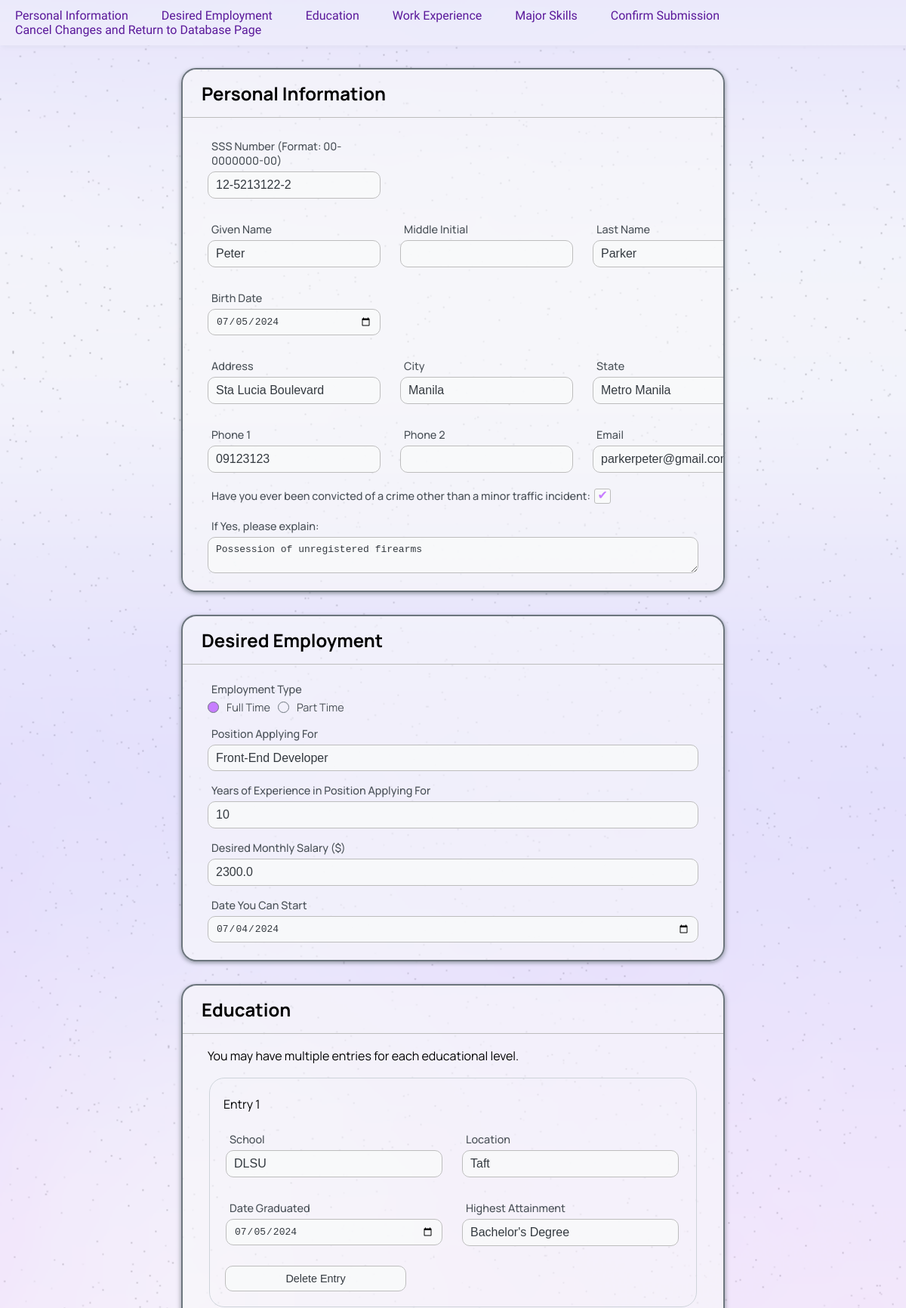
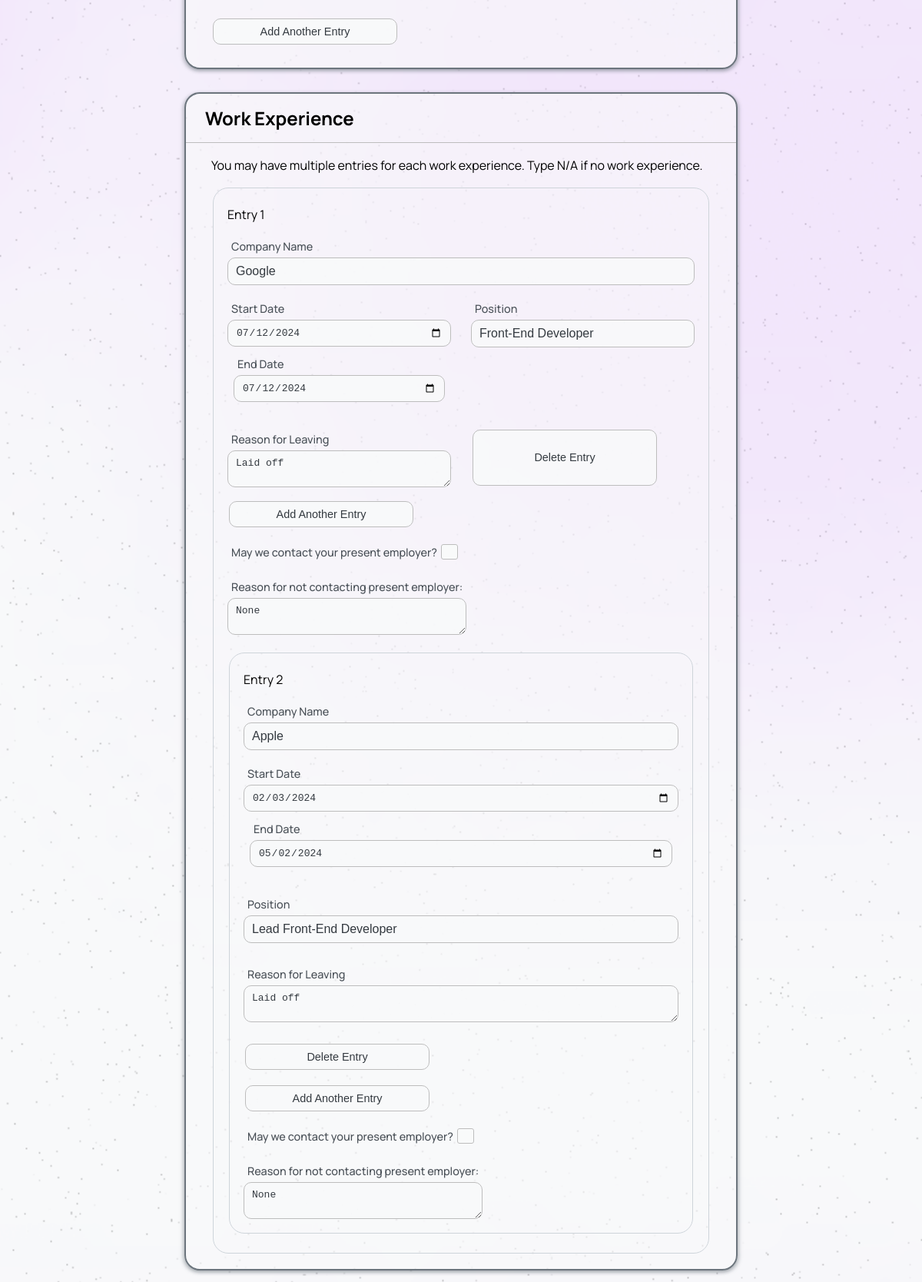
The app's page /update-page/12-5213122-2 (upper part) with its own data (2 pictures, top to bottom).
### tables this page shows
CREATE TABLE APPLICANT_TABLE (
            sss_number TEXT PRIMARY KEY,
            given_name TEXT NOT NULL,
            last_name TEXT NOT NULL,
            middle_initial TEXT,
            suffix TEXT,
            birth_date DATE NOT NULL,
            address TEXT NOT NULL,
            city TEXT NOT NULL,
            state TEXT NOT NULL,
            zip_code TEXT NOT NULL,
            phone_1 TEXT NOT NULL,
            phone_2 TEXT,
            email TEXT NOT NULL,
            criminal_conviction_status BOOOLEAN NOT NULL,
            reason_for_conviction TEXT
        );

CREATE TABLE EMPLOYMENT_TABLE (employment_info_key INTEGER PRIMARY KEY AUTOINCREMENT, employment_type TEXT NOT NULL, position_applying_for TEXT NOT NULL, years_of_experience INTEGER, desired_salary REAL NOT NULL, start_date DATE NOT NULL);

CREATE TABLE EDUCATION_TABLE (
            education_key INTEGER PRIMARY KEY AUTOINCREMENT,
            sss_number TEXT NOT NULL,
            school TEXT NOT NULL,
            location TEXT NOT NULL,
            date_graduated DATE NOT NULL,
            attainment TEXT NOT NULL,
            FOREIGN KEY (sss_number) REFERENCES APPLICANT_TABLE (sss_number)
        );

CREATE TABLE WORK_EXPERIENCE_TABLE (work_experience_key INTEGER PRIMARY KEY AUTOINCREMENT, sss_number TEXT NOT NULL, company_name TEXT, period_start DATE, period_end DATE, position TEXT, reason_for_leaving TEXT, contact_present_employer BOOLEAN, why_not_contact TEXT, name_of_supervisor TEXT, supervisor_contact TEXT, FOREIGN KEY (sss_number) REFERENCES APPLICANT_TABLE (sss_number));

### app1.py (the view)
@app.route('/update-page/<string:sss_number>', methods=['GET'])
def update_page(sss_number):
    try:
        conn = get_db_connection()
        applicant_data = conn.execute('SELECT * FROM APPLICANT_TABLE WHERE sss_number = ?', (sss_number,)).fetchone()
        employment_data = conn.execute('SELECT * FROM EMPLOYMENT_TABLE WHERE employment_info_key IN (SELECT employment_info_key FROM GENERAL_TABLE WHERE sss_number = ?)', (sss_number,)).fetchone()
        education_data = conn.execute('SELECT * FROM EDUCATION_TABLE WHERE sss_number = ?', (sss_number,)).fetchall()
        work_experience_data = conn.execute('SELECT * FROM WORK_EXPERIENCE_TABLE WHERE sss_number = ?', (sss_number,)).fetchall()
        general_data = conn.execute('SELECT * FROM GENERAL_TABLE WHERE sss_number = ?', (sss_number,)).fetchone()
        conn.close()
    except Exception as e:
        print(f"Error: {str(e)}")
        applicant_data = None
    return render_template('update_form.html',
                           applicant_data=applicant_data,
                           employment_data=employment_data ,
                           general_data=general_data,
                           education_data=education_data,
                           work_experience_data=work_experience_data)

### app1.py (called while the page is built)
def get_db_connection():
    conn = sqlite3.connect(DATABASE)
    conn.row_factory = sqlite3.Row
    return conn

### templates/update_form.html (shortened to what this page needs)
{% extends 'base.html' %}
{% block body%}
<header class="application_header">
    <nav>
        <ul class="nav-links">
            <li><a href="#personal-information">Personal Information</a></li>
            <li><a href="#desired-employment">Desired Employment</a></li>
            <li><a href="#education">Education</a></li>
            <li><a href="#work-experience">Work Experience</a></li>
            <li><a href="#major-skills">Major Skills</a></li>
            <li><a href="#confirm-submission">Confirm Submission</a></li>
            <li><a href="{{ url_for('view_database') }}">Cancel Changes and Return to Database Page</a></li>
        </ul>
    </nav>
</header>
<form method="POST" action="{{ url_for('update', sss_number=applicant_data.sss_number) }}">
    <section id="personal-information" class="form-section">
        <div class="section-title-container">
            <h1 class="section-title">Personal Information</h1>
        </div>
        <div class="all-inputs-container">
            <div class="grid-inputs-container">
                <div class="input-box sss-number-div">
                    <label for="sss_number" class="input-label">SSS Number (Format: 00-0000000-00)</label>
                    <input type="text" id="sss_number" name="sss_number" pattern="\d{2}-\d{7}-\d{1}" value="{{ applicant_data.sss_number }}" required>
                </div>
                <div class="name-div">
                    <div class="input-box">
                        <label for="given_name" class="input-label">Given Name</label>
                        <input type="text" id="given_name" name="given_name" value="{{ applicant_data.given_name }}" required>
                    </div>
                    <div class="input-box">
                        <label for="middle_initial" class="input-label">Middle Initial</label>
                        <input type="text" id="middle_initial" name="middle_initial" value="{{ applicant_data.middle_initial }}">
                    </div>
                    <div class="input-box">
                        <label for="last_name" class="input-label">Last Name</label>
                        <input type="text" id="last_name" name="last_name" value="{{ applicant_data.last_name }}" required>
                    </div>
                </div>
                <div class="input-box">
                    <label for="birth_date" class="input-label">Birth Date</label>
                    <input type="date" id="birth_date" name="birth_date" value="{{ applicant_data.birth_date }}" required>
                </div>
                <div class="address-div">
                    <div class="input-box">
                        <label for="address" class="input-label">Address</label>
                        <input type="text" id="address" name="address" value="{{ applicant_data.address }}" required>
                    </div>
                    <div class="input-box">
                        <label for="city" class="input-label">City</label>
                        <input type="text" id="city" name="city" value="{{ applicant_data.city }}" required>
                    </div>
                    <div class="input-box">
                        <label for="state" class="input-label">State</label>
                        <input type="text" id="state" name="state" value="{{ applicant_data.state }}" required>
                    </div>
                </div>
                <div class="contacts-div">
                    <div class="input-box">
                        <label for="phone_1" class="input-label">Phone 1</label>
                        <input type="text" id="phone_1" name="phone_1" value="{{ applicant_data.phone_1 }}" required>
                    </div>
                    <div class="input-box">
                        <label for="phone_2" class="input-label">Phone 2</label>
                        <input type="text" id="phone_2" name="phone_2" value="{{ applicant_data.phone_2 }}">
                    </div>
                    <div class="input-group">
                        <div class="input-box">
                            <label for="email" class="input-label">Email</label>
                            <input type="email" id="email" name="email" value="{{ applicant_data.email }}" required>
                        </div>
                    </div>
                </div>
            </div>
            <div>
                <div class="criminal-conviction-status-checkbox-div" >
                    <label for="criminal_conviction_status" class="input-label">Have you ever been convicted of a crime other than a minor traffic incident:</label>
                    <input type="checkbox" id="criminal_conviction_status" name="criminal_conviction_status" {% if applicant_data.criminal_conviction_status %}checked{% endif %}>
                </div>
                <div class="input-box reason_for_conviction_div" {% if applicant_data.criminal_conviction_status %}style="display: flex;"{% endif %}>
                    <label for="reason_for_conviction" class="input-label">If Yes, please explain:</label>
                    <textarea id="reason_for_conviction" name="reason_for_conviction">{{ applicant_data.reason_for_conviction }}</textarea>
                </div>
            </div>
        </div>
    </section>
    <section id="desired-employment" class="form-section">
        <div class="section-title-container">
            <h1 class="section-title">Desired Employment</h1>
        </div>
        <div class="all-inputs-container">
            <div class="input-box">
                <label class="input-label">Employment Type</label>
                <div class="radio-buttons">
                    <input type="radio" id="full_time" name="employment_type" value="Full Time" {% if employment_data.employment_type == "Full Time" %}checked{% endif %} required>
                    <label for="full_time">Full Time</label>
                    <input type="radio" id="part_time" name="employment_type" value="Part Time" {% if employment_data.employment_type == "Part Time" %}checked{% endif %} required>
                    <label for="part_time">Part Time</label>
                </div>
            </div>
            <div class="input-box">
                <label for="position_applying_for" class="input-label">Position Applying For</label>
                <select id="position_applying_for" name="position_applying_for" required>
                    <option value="Front-End Developer" {% if employment_data.position_applying_for == 'Front-End Developer' %}selected{% endif %}>Front-End Developer</option>
                </select>
            </div>
            <div class="input-box">
                <label for="years_of_experience" class="input-label">Years of Experience in Position Applying For</label>
                <input type="text" id="years_of_experience" name="years_of_experience" value="{{ employment_data.years_of_experience }}" required>
            </div>
            <div class="input-box">
                <label for="desired_salary" class="input-label">Desired Monthly Salary ($)</label>
                <input type="number" id="desired_salary" name="desired_salary" value="{{ employment_data.desired_salary }}" required>
            </div>
            <div class="input-box">
                <label for="start_date" class="input-label">Date You Can Start</label>
                <input type="date" id="start_date" name="start_date" value="{{ employment_data.start_date }}" required>
            </div>
        </div>
    </section>
    <section id="education" class="form-section">
        <div class="section-title-container">
            <h1 class="section-title">Education</h1>
        </div>
        <div class="all-inputs-container">
            <p>
                You may have multiple entries for each educational level.
            </p>
            <div id="education-section" class="education-grid">
                {% for education in education_data %}
                <div class="education-entry">
                    <p class="entry_count_label">Entry {{ loop.index }}</p>
                    <div class="education-input-fields">
                        <div class="input-box">
                            <label for="school" class="input-label">School</label>
                            <input type="text" name="school[]" value="{{ education.school }}" required>
                        </div>
                        <div class="input-box">
                            <label for="location" class="input-label">Location</label>
                            <input type="text" name="location[]" value="{{ education.location }}" required>
                        </div>
                        <div class="input-box">
                            <label for="date-graduated" class="input-label">Date Graduated</label>
                            <input type="date" name="date-graduated[]" value="{{ education.date_graduated }}" required>
                        </div>
                        <div class="input-box">
                            <label for="attainment" class="input-label">Highest Attainment</label>
                            <input type="text" name="attainment[]" value="{{ education.attainment }}" required>
                        </div>
                    </div>
                    <button type="button" class="delete-bt button_version_1 " onclick="deleteEducationEntry(this)">Delete Entry</button>
                </div>
                {% endfor %}
            </div>
            <button type="button" class="button_version_1" onclick="addEducation()">Add Another Entry</button>
        </div>
    </section>
    <section id="work-experience" class="form-section">
        <div class="section-title-container">
            <h1 class="section-title">Work Experience</h1>
        </div>
        <div class="all-inputs-container">
            <p>
                You may have multiple entries for each work experience. Type N/A if no work experience.
            </p>
            <div id="work-experience-section" class="work-experience-grid">
                {% for experience in work_experience_data %}
                <div class="work-experience-entry">
                    <p class="entry_count_label">Entry {{ loop.index }}</p>
                    <div class="input-box">
                        <label for="company_name" class="input-label">Company Name</label>
                        <input type="text" name="company_name[]" value="{{ experience.company_name }}" required>
                    </div>
                    <div class="period-div">
                        <div class="input-box">
                            <label for="period_start" class="input-label">Start Date</label>
                            <input type="date" name="period_start[]" value="{{ experience.period_start }}"
                        </div>
                        <div class="input-box">
                            <label for="period_end" class="input-label">End Date</label>
                            <input type="date" name="period_end[]" value="{{ experience.period_end }}">
                        </div>
                    </div>
                    <div class="input-box">
                        <label for="position" class="input-label">Position</label>
                        <input type="text" name="position[]" value="{{ experience.position }}" required>
                    </div>
                    <div class="input-box">
                        <label for="reason_for_leaving" class="input-label">Reason for Leaving</label>
                        <textarea name="reason_for_leaving[]" required>{{ experience.reason_for_leaving }}</textarea>
                    </div>
                    <button type="button" class="delete-btn button_version_1" onclick="deleteWorkExperienceEntry(this)">Delete Entry</button>
                </div>
                <button type="button" class="button_version_1" onclick="addWorkExperience()">Add Another Entry</button>
                <div class="present-employer-contact-checkbox-div">
                    <label for="contact_present_employer" class="input-label">May we contact your present employer?</label>
                    <input type="checkbox" id="contact_present_employer" name="contact_present_employer" {% if experience.contact_present_employer %}checked{% endif %}>
                </div>
                <div class="no-contact-reason" style="display: flex;">
                    <div class="input-box">
                        <label for="why_not_contact" class="input-label">Reason for not contacting present employer:</label>
                        <textarea id="why_not_contact" name="why_not_contact">{{ experience.why_not_contact }} </textarea>
                    </div>
                </div>
                {% endfor %}
            </div>
        </div>
    </section>
</form>
{% endblock %}

### templates/update_form.html (style rules this page uses)
body { background-image: url('/static/images/ApplicationFormBGV2blurryGrain.png'); background-color: #F8F9FA; background-size: cover; background-position: center; background-repeat: no-repeat; min-height: 100vh; background-attachment: fixed; }

### records on screen
APPLICANT_TABLE: sss_number "12-5213122-2", given_name "Peter", last_name "Parker", birth_date "07/05/2024", address "Sta Lucia Boulevard", city "Manila", state "Metro Manila", phone_1 "09123123", email "parkerpeter@gmail.com", criminal_conviction_status "☑", reason_for_conviction "Possession of unregistered firearms"
EMPLOYMENT_TABLE: employment_type "☑ Full Time", employment_type "☐ Part Time", position_applying_for "Front-End Developer", years_of_experience "10", desired_salary "2300.0", start_date "07/04/2024"
EDUCATION_TABLE: school "DLSU", location "Taft", date_graduated "07/05/2024", attainment "Bachelor's Degree"
WORK_EXPERIENCE_TABLE: company_name "Google", period_start "07/12/2024", period_end "07/12/2024", position "Front-End Developer", reason_for_leaving "Laid off", why_not_contact "None"
WORK_EXPERIENCE_TABLE: company_name "Apple", period_start "02/03/2024", period_end "05/02/2024", position "Lead Front-End Developer", reason_for_leaving "Laid off", why_not_contact "None"
